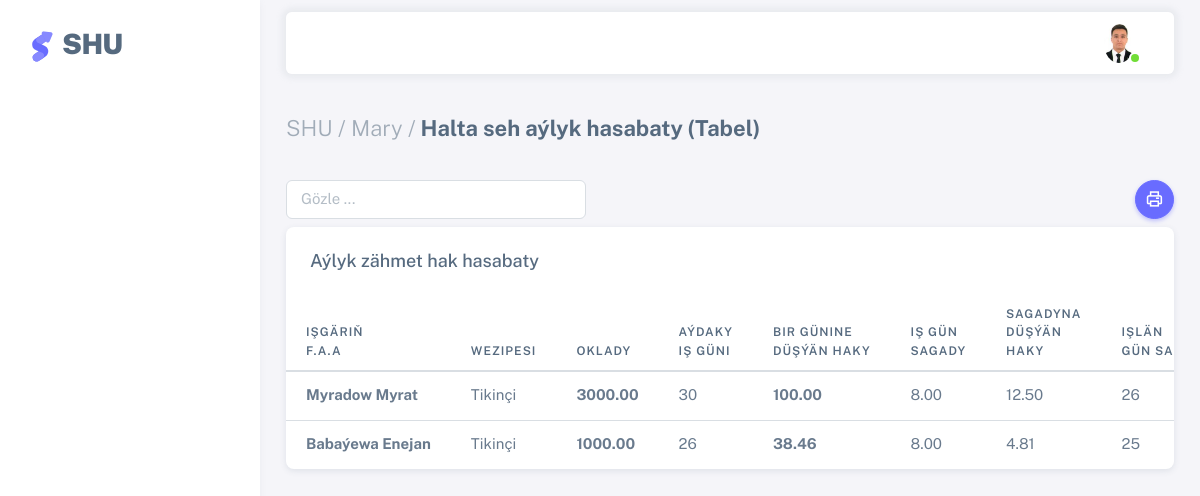
The page /h_aylyk_tabel/ (signed in) on the database its author committed.
### users/models.py (models this page shows, shortened)
class AllUsers(AbstractUser):
    username = models.CharField(max_length=100, unique=True)
    office = models.ForeignKey(Office, on_delete=models.CASCADE, null=True)
    sehs = models.ForeignKey(Sehler, related_name='user_sehs', on_delete=models.CASCADE, null=True, blank=True)
    bolum = models.ForeignKey(Bolum, on_delete=models.CASCADE,null=True)
    wez = models.ForeignKey(Wez, on_delete=models.CASCADE, null=True)
    first_name = models.CharField(max_length=100)
    last_name = models.CharField(max_length=100)
    middle_name = models.CharField(max_length=100, null=True, blank=True)
    birth_date = models.DateField("Doglan senesi", default=timezone.now)
    tel = models.CharField("Telefon belgisi", max_length=12, null=True, blank=True)
    email = models.EmailField(unique=True)
    address = models.TextField(null=True, blank=True)
    user_code = models.CharField(max_length=12, unique=True, default=random_string, null=True, blank=True)
    image = models.ImageField(default='default.png', upload_to='profile_pics')

class Office(models.Model):
    name = models.CharField("Edara-kärhananyň ady", max_length=1000, null=True, blank=True)
    tel = models.CharField("Telefon belgisi", null=True, blank=True, max_length=12)
    reg_num = models.CharField("reg nomer", max_length=100, null=True, blank=True,)
    ind_num = models.CharField("indeks nomer", max_length=100, null=True, blank=True,)
    kpp_num = models.CharField(max_length=100, null=True, blank=True)
    address = models.TextField("Salgysy", null=True, blank=True)
    description = models.TextField("Gysga beyany", null=True, blank=True)
    slug = models.SlugField(max_length=300, unique=True, db_index=True, verbose_name="URL")
    def __str__(self):
        return self.name
    class Meta:
        verbose_name = 'Edara-kärhana'
        verbose_name_plural = 'Edara-kärhanalar'

class Other_users(models.Model):
    faa = models.CharField("F.A.A", max_length=100, blank=True,null=True)
    office = models.ForeignKey(Office, on_delete=models.CASCADE, blank=True,null=True)
    seh = models.ForeignKey(Sehler, on_delete=models.CASCADE, blank=True,null=True)
    wez = models.ForeignKey(Wez_other, on_delete=models.CASCADE, blank=True,null=True)
    birth_date = models.DateField("Doglan senesi", default=timezone.now)
    address = models.TextField("Öý salgysy",null=True, blank=True)
    user_code = models.CharField(max_length=12, unique=True, default=random_string, null=True, blank=True)
    sene = models.DateField("Senesi", default=timezone.now, null=True, blank=True)
    def __str__(self):
        return self.faa
    class Meta:
        verbose_name = 'Başga işgär'
        verbose_name_plural = 'Başga işgärler'

class Wez_other(models.Model):
    name = models.CharField("wezipesi", max_length=100)
    description = models.TextField("Gysga beyany", null=True, blank=True)
    slug = models.SlugField(max_length=300, unique=True, db_index=True, verbose_name="URL")
    def __str__(self):
        return self.name
    class Meta:
        verbose_name = 'Other wezipesi'
        verbose_name_plural = 'Other Wezipeler'

### shu/models.py (models this page shows, shortened)
class Halta_seh_ay_tabel(models.Model):
    user = models.ForeignKey(Other_users, related_name='h_sehayhasabat', on_delete=models.CASCADE)
    oklady = models.DecimalField("Oklady",default=0,max_digits=10, decimal_places=2, null=True, blank=True)
    ay_isguni = models.IntegerField("Aydaky iş güni",null=True, blank=True, default=None)
    gune_dusyan_haky = models.DecimalField("Bir güne düşýän haky",default=0,max_digits=10, decimal_places=2, null=True, blank=True)
    is_gun_sagady = models.DecimalField("Iş gün sagady",default=0,max_digits=10, decimal_places=2, null=True, blank=True)
    sagat_dusyan_haky = models.DecimalField("Sagadyna düşýän haky",default=0,max_digits=10, decimal_places=2, null=True, blank=True)
    is_gun_sany = models.IntegerField("Işlän gün sany",null=True, blank=True, default=None)
    artyk_is_sagady = models.DecimalField("Artyk işlän sagasy",default=0,max_digits=10, decimal_places=2, null=True, blank=True)
    awans = models.DecimalField("Awans",default=0,max_digits=10, decimal_places=2, null=True, blank=True)
    kart_sum = models.DecimalField("Kartyna geçýän summa",default=0,max_digits=10, decimal_places=2, null=True, blank=True)
    el_sum = models.DecimalField("Eline almaly summa",default=0,max_digits=10, decimal_places=2, null=True, blank=True)
    bellik = models.TextField("Bellik",null=True, blank=True)
    sene = models.DateField("Senesi", default=timezone.now, null=True, blank=True)
    class Meta:
        verbose_name = 'Halta seh aýlyk hasabaty (Tabel)'
        verbose_name_plural = 'Halta seh aýlyk hasabatlary (Tabeller)'

### shu/views.py (the view)
# urls.py: path('h_aylyk_tabel/', views.HaltaSeh_tabel, name='h-aylyk-tabel'),
@login_required(login_url='login')
def HaltaSeh_tabel(request):
    page_title = _('Halta seh aýlyk hasabaty (Tabel)')
    cur_user=request.user
    tabel=Halta_seh_ay_tabel.objects.all()
    if request.method == 'POST':
        form = HaltaSeh_TabelForm(request.POST, request.FILES)
        if form.is_valid():
            user = form.cleaned_data['user']
            oklady = form.cleaned_data['oklady']
            ay_isguni = form.cleaned_data['ay_isguni']
            is_gun_sagady = form.cleaned_data['is_gun_sagady']
            is_gun_sany = form.cleaned_data['is_gun_sany']
            artyk_is_sagady = form.cleaned_data['artyk_is_sagady']
            awans = form.cleaned_data['awans']
            kart_sum = form.cleaned_data['kart_sum']
            bellik = form.cleaned_data['bellik']
            aww = awans if awans is not None else 0
            kartjyk=kart_sum if kart_sum is not None else 0
            gun_dus_hak=oklady/ay_isguni
            sag_dus_hak=gun_dus_hak/is_gun_sagady
            el_al_sum=((is_gun_sany*gun_dus_hak)+(sag_dus_hak*artyk_is_sagady)-aww)-kartjyk
            t_create=Halta_seh_ay_tabel.objects.create(user=user,oklady=oklady,ay_isguni=ay_isguni,
                                                       gune_dusyan_haky=gun_dus_hak,is_gun_sagady=is_gun_sagady,
                                                       sagat_dusyan_haky=sag_dus_hak,is_gun_sany=is_gun_sany,
                                                       artyk_is_sagady=artyk_is_sagady,awans=awans,
                                                       kart_sum=kart_sum,el_sum=el_al_sum,bellik=bellik)
            t_create.save()
            messages.success(request, 'Aýlyk zähmet hak hasabat (Tabel) girizildi!')
            return redirect('h-aylyk-tabel')
        else:
            messages.error(request, 'Ýalňyşlyk: Aýlyk zähmet hasabat (Tabel) girizilmedi!')
    else:
        form = HaltaSeh_TabelForm()
    paginator = Paginator(tabel, 10)
    page = request.GET.get('page')
    try:
        myuser = paginator.get_page(page)
    except PageNotAnInteger:
        myuser = paginator.page(1)
    except EmptyPage:
        myuser = paginator.page(paginator.num_pages)
    context = {'title': page_title,'myuser':myuser, 'form': form}
    return render(request, 'shu/haltaseh_tabel.html', context)

### users/models.py (called while the page is built)
    def __str__(self):
        return self.name

### shu/templates/shu/haltaseh_tabel.html (shortened to what this page needs)
{% extends 'shu/base.html' %}
{% load i18n %}
{% load crispy_forms_tags %}
{% load static %}
{% block content %}
<div class="content-wrapper">
    <div class="container-xxl flex-grow-1 container-p-y">
      <h4 class="fw-bold py-3 mb-4"><span class="text-muted fw-light">SHU / {{ user.office|default_if_none:"" }} /</span> {{ title }}</h4>
    <a><button style="float:right;" onclick="printData()" class="btn rounded-pill btn-icon btn-primary"> <i class="tf-icons bx bx-printer"></i></button>
    <input class="form-control mb-2" style="width:300px;" id='myInput' onkeyup='myFunction()' type='text' placeholder="Gözle ..."></a>
    <div class="card" id="printTable">
      <h5 class="card-header">Aýlyk zähmet hak hasabaty</h5>
      <div class="table-responsive text-nowrap">
        <table class="table table-hover" id="myTable">
          <thead>
            <tr>
              <th>Işgäriň<br>F.A.A</th>
              <th>Wezipesi</th>
              <th>Oklady</th>
              <th>Aýdaky<br>iş güni</th>
              <th>Bir günine<br>düşýän haky</th>
              <th>Iş gün<br>sagady</th>
              <th>Sagadyna<br>düşýän<br>haky</th>
              <th>Işlän<br>gün sany</th>
            </tr>
          </thead>
          <tbody class="table-border-bottom-0">
            {% for deg in myuser %}
            <tr>
              <td><strong>{{deg.user|default_if_none:""}}</strong></td>
              <td>{{deg.user.wez|default_if_none:""}}</td>
              <td><strong>{{deg.oklady|default_if_none:""}}</strong></td>
              <td>{{deg.ay_isguni|default_if_none:""}}</td>
              <td><strong>{{deg.gune_dusyan_haky|floatformat:2|default_if_none:""}}</strong></td>
              <td>{{deg.is_gun_sagady|default_if_none:""}}</td>
              <td>{{deg.sagat_dusyan_haky|floatformat:2|default_if_none:""}}</td>
              <td>{{deg.is_gun_sany|default_if_none:""}}</td>
            </tr>
            {% endfor %}
          </tbody>
        </table>
      </div>
    </div>
  </div>
  </div>
</div>
{% endblock content %}

### templates/include/header.html (shortened to what this page needs)
	{% load static i18n %}
	{% load crispy_forms_tags %}
		<nav class="layout-navbar container-xxl navbar navbar-expand-xl navbar-detached align-items-center bg-navbar-theme" id="layout-navbar">
		  <div class="navbar-nav-right d-flex align-items-center" id="navbar-collapse">
			<ul class="navbar-nav flex-row align-items-center ms-auto">
			  <li class="nav-item navbar-dropdown dropdown-user dropdown">
				<a class="nav-link dropdown-toggle hide-arrow" href="javascript:void(0);" data-bs-toggle="dropdown">
				  <div class="avatar avatar-online">
					<img src="{{ user.image.url }}" onerror="this.onerror=null;this.src='{% static 'assets/img/avatars/default.png' %}'" alt class="w-px-30 h-auto rounded-circle" />
				  </div>
				</a>
			  </li>
			</ul>
		  </div>
		</nav>

### rows shown on the page
AllUsers: image (picture), office "Mary"
Halta_seh_ay_tabel: user "Myradow Myrat", user.wez "Tikinçi", oklady "3000.00", ay_isguni "30", gune_dusyan_haky "100.00", is_gun_sagady "8.00", sagat_dusyan_haky "12.50", is_gun_sany "26"
Halta_seh_ay_tabel: user "Babaýewa Enejan", user.wez "Tikinçi", oklady "1000.00", ay_isguni "26", gune_dusyan_haky "38.46", is_gun_sagady "8.00", sagat_dusyan_haky "4.81", is_gun_sany "25"

### other values the page prints
{{ title }} "Halta seh aýlyk hasabaty (Tabel)"
